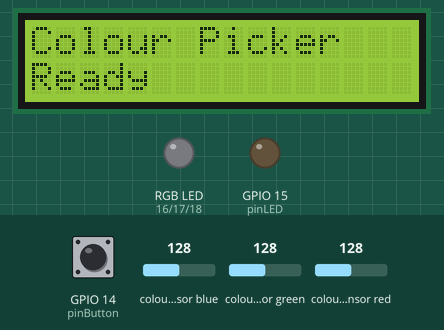
Simulated run of this sketch. Board: ESP32. Shown: 16×2 character LCD, an RGB LED mixed from three pins (HIGH = lit), output pins drawn as LEDs (lit = HIGH). Dashed ring = blinking. The inputs (shaded band) are chosen by the test bench; at power-on: GPIO 14 (pinButton) HIGH, colour sensor blue 128, colour sensor green 128, colour sensor red 128. Dim RGB values are drawn brighter than linear.

Above: at 2.8 s.
2.9 s: GPIO 14 (pinButton) pulled LOW for 3.2 s
At 3.8 s:
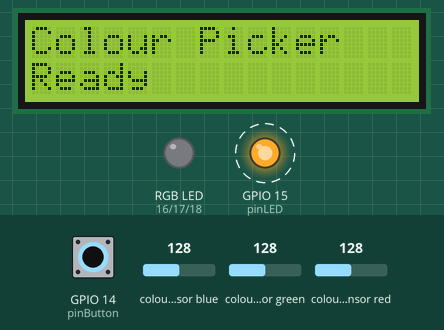
At 5.4 s:
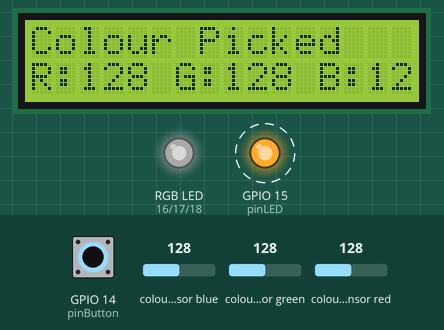
Timing chart, 0 to 7.2 s (numbered marks = the images above; inputs shaded):
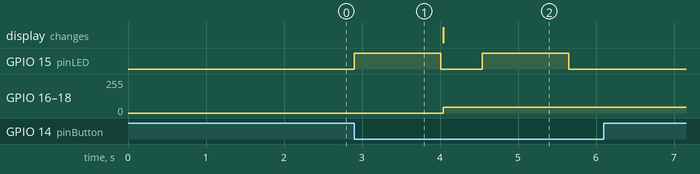

The sketch:

ColourPicker.ino
```cpp
// inspired by https://www.instructables.com/Arduino-RGB-Color-Picker-Pick-Colors-From-Real-Lif/
#include <Wire.h>
#include <Adafruit_TCS34725.h>
#include <LiquidCrystal_I2C.h>  // Include the library for I2C LCD

// Initialize I2C LCD (address 0x27 is commonly used for 16x2 LCDs)
LiquidCrystal_I2C lcd(0x27, 16, 2);

byte gammatable[256];  // Table to convert measured RGB values for realistic visualization

Adafruit_TCS34725 tcs = Adafruit_TCS34725(TCS34725_INTEGRATIONTIME_50MS, TCS34725_GAIN_4X); // Color sensor

// Define ESP32 GPIO pins
int pinLED = 15;      // White LED pin (or sensor LED)
int pinButton = 14;   // Button pin
int redLED = 16;      // Red LED pin
int greenLED = 17;    // Green LED pin
int blueLED = 18;     // Blue LED pin

#define commonAnode false  // Common cathode RGB LED

void setup() {
  // Initialize pins
  pinMode(pinLED, OUTPUT);
  pinMode(pinButton, INPUT);
  pinMode(redLED, OUTPUT);
  pinMode(greenLED, OUTPUT);
  pinMode(blueLED, OUTPUT);

  // Initialize I2C LCD
  lcd.init();
  lcd.backlight();
  lcd.clear();
  lcd.setCursor(0, 0);
  lcd.print("Colour Picker");

  // Initialize the color sensor
  if (tcs.begin()) {
    lcd.setCursor(0, 1);
    lcd.print("Ready");
  } else {
    lcd.setCursor(0, 1);
    lcd.print("Sensor Error");
    while (1);
  }

  // Set the RGB LED to fade
  analogWrite(redLED, 255);
  for (int i = 0; i <= 255; i++) {
    analogWrite(redLED, 255 - i);
    analogWrite(greenLED, i);
    delay(3);
  }
  for (int i = 0; i <= 255; i++) {
    analogWrite(greenLED, 255 - i);
    analogWrite(blueLED, i);
    delay(3);
  }
  analogWrite(blueLED, 0);

  digitalWrite(pinLED, LOW); // Turn off the sensor's LED

  // Setup the gamma table for RGB conversion
  for (int i = 0; i < 256; i++) {
    float x = i / 255.0;
    x = pow(x, 2.5) * 255;
    gammatable[i] = commonAnode ? 255 - x : x;
  }
}

void loop() {
  if (digitalRead(pinButton) == LOW) {  // If button is pressed
    float red, green, blue;

    // Turn on the sensor's LED for color measurement
    digitalWrite(pinLED, HIGH);
    delay(500);
    tcs.setInterrupt(false);  // Start measurement
    delay(60);  // Delay for measurement
    tcs.getRGB(&red, &green, &blue);  // Get RGB values
    tcs.setInterrupt(true);  // Stop measurement
    delay(500);  // Avoid repeated readings
    digitalWrite(pinLED, LOW);  // Turn off sensor LED

    // Display RGB values on the LCD
    lcd.clear();
    lcd.setCursor(0, 0);
    lcd.print("Colour Picked");
    lcd.setCursor(0, 1);
    lcd.print("R:");
    lcd.print(int(red));
    lcd.print(" G:");
    lcd.print(int(green));
    lcd.print(" B:");
    lcd.print(int(blue));

    // Set the RGB LED to reflect the measured color
    analogWrite(redLED, gammatable[int(red)]);
    analogWrite(greenLED, gammatable[int(green)]);
    analogWrite(blueLED, gammatable[int(blue)]);

    delay(500);
  }
}
```

Measured:
- after the input at 2.9 s, GPIO 15 (pinLED): alternates HIGH for 1.1 s and LOW for 0.53 s, 4 changes in all, then stays LOW, starting at once; GPIO 16 (redLED), GPIO 17 (greenLED), GPIO 18 (blueLED): 0/255 → 45/255 after 1.1 s
